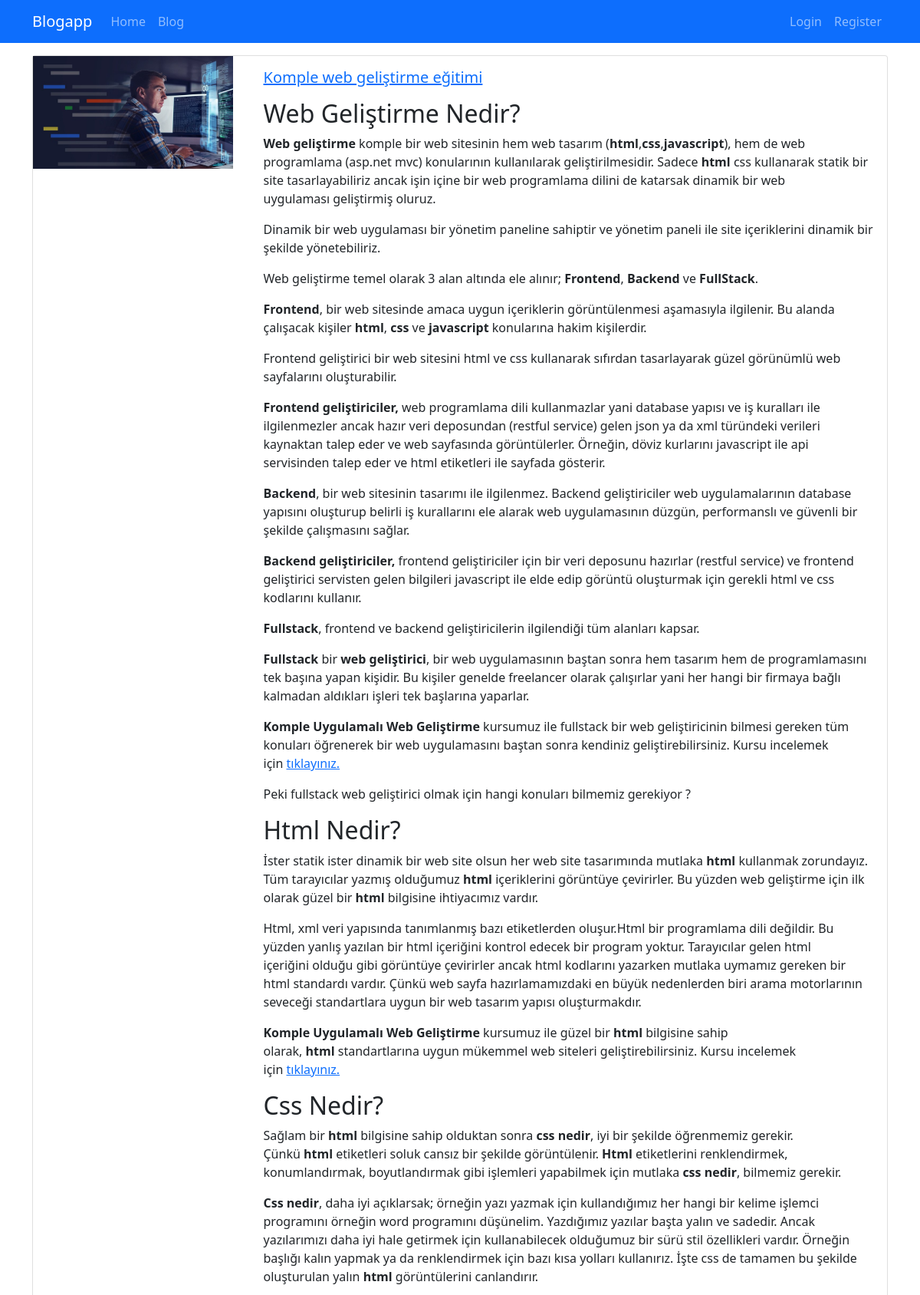
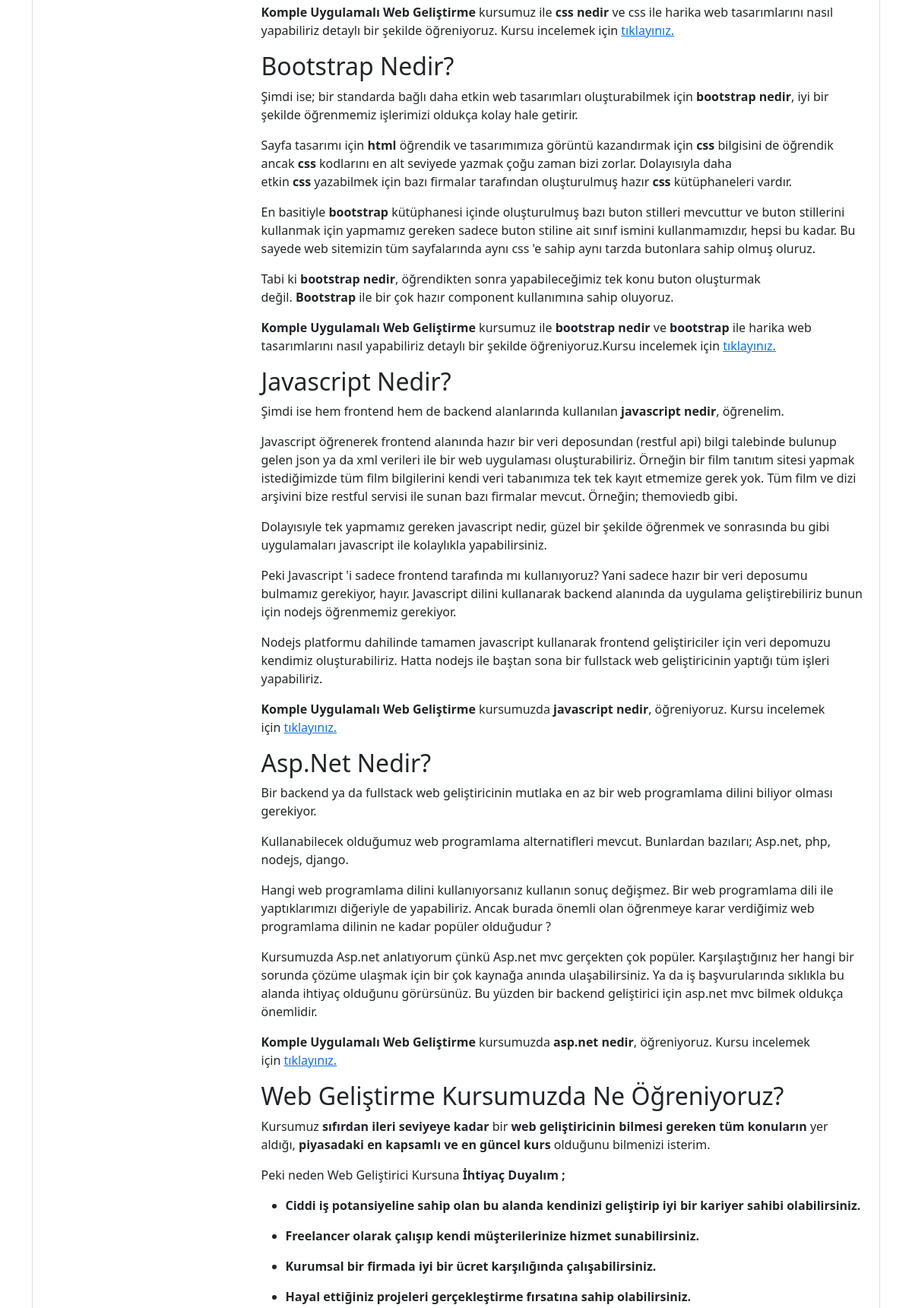
Page /blogs/komple-web-gelistirme-egitimi (upper part) on the committed database (2 pictures, top to bottom).
### blog/models.py (models this page shows, shortened)
class Blog(models.Model):
    title = models.CharField(max_length=200)
    image = models.ImageField(upload_to="blogs")
    description = RichTextField()
    is_active = models.BooleanField(default=False)
    is_home = models.BooleanField(default=False)
    slug = models.SlugField(null=False, blank=True, unique=True, db_index=True, editable=False)
    categories = models.ManyToManyField(Category, blank=True)

### blog/views.py (the view)
# urls.py: path("blogs/<slug:slug>", views.blog_details, name="blog_details"),
def blog_details(request, slug):
    blog = Blog.objects.get(slug=slug)
    return render(request, "blog/blog-details.html", {
        "blog": blog
    })

### blog/templates/blog/blog-details.html (shortened to what this page needs)
{% extends 'base.html' %}
{% load static %}
{% block content %}
    <div class="container mt-3">
        <div class="row">
            <div class="col-12">
                <div class="card mb-3">
                    <div class="row">
                        <div class="col-md-3">
                            <img src="{{ blog.image.url }}" alt="" class="img-fluid">
                        </div>
                        <div class="col-md-9">
                            <div class="card-body">
                                <h5 class="card-title">
                                    <a href="{% url 'blog_details' blog.slug %}">
                                        {{ blog.title }}
                                    </a>
                                </h5>
                                <p class="card-text">{{ blog.description|safe }}</p>
                            </div>
                        </div>
                    </div>
                </div>
            </div>
        </div>
    </div>
{% endblock %}

### rows in the picture
Blog: image (picture), title "Komple web geliştirme eğitimi", description "Web Geliştirme Nedir? Web geliştirme komple bir web sitesinin hem web tasarım ( html , css , javascript ), hem de web programlama (asp.net mvc) konularının kullanılarak geliştirilmesidir. Sadece html css kullanarak statik bir site tasarlayabiliriz ancak işin içine bir web programlama dilini de katarsak dinamik bir web uygulaması geliştirmiş oluruz. Dinamik bir web uygulaması bir yönetim paneline sahiptir ve yönetim paneli ile site içeriklerini dinamik bir şekilde yönetebiliriz. Web geliştirme temel olarak 3 alan altında ele alınır; Frontend , Backend ve FullStack . Frontend , bir web sitesinde amaca uygun içeriklerin görüntülenmesi aşamasıyla ilgilenir. Bu alanda çalışacak kişiler html ,…"
